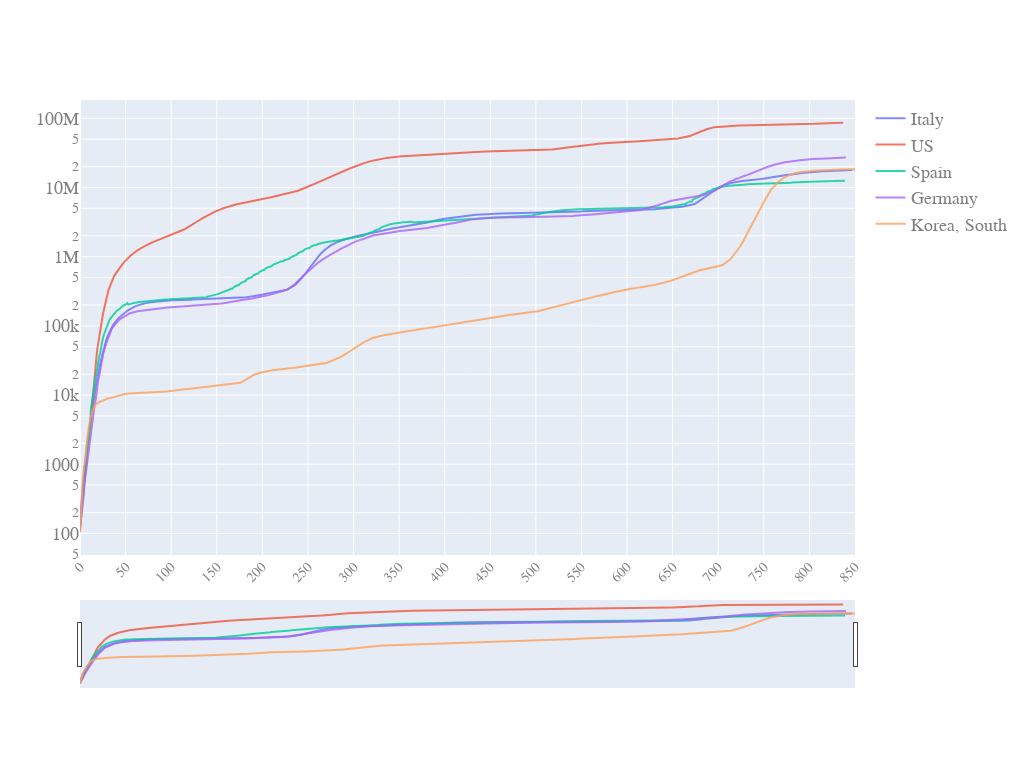

Notebook code for this chart:
### Code cell
quick_plot(pd_sync_timelines.date,
           pd_sync_timelines.iloc[:,:-1],
           y_scale='log',
           slider=True)

### Figure 1 — Plotly figure (JSON) as saved in the notebook; plotly's stock layout.template omitted (floating-point values rounded to 4 significant figures; data arrays with more than 128 entries replaced by an {"elided": "..."} marker saying what was removed)
{"data": [{"name": "Italy", "opacity": 0.8, "type": "scatter", "x": {"elided": "851 int values"}, "y": {"elided": "851 int values"}}, {"name": "US", "opacity": 0.8, "type": "scatter", "x": {"elided": "851 int values"}, "y": {"elided": "851 int values"}}, {"name": "Spain", "opacity": 0.8, "type": "scatter", "x": {"elided": "851 int values"}, "y": {"elided": "851 int values"}}, {"name": "Germany", "opacity": 0.8, "type": "scatter", "x": {"elided": "851 int values"}, "y": {"elided": "851 int values"}}, {"name": "Korea, South", "opacity": 0.8, "type": "scatter", "x": {"elided": "851 int values"}, "y": {"elided": "851 int values"}}], "layout": {"autosize": true, "font": {"color": "#7f7f7f", "family": "PT Sans, monospace", "size": 18}, "height": 768, "width": 1024, "xaxis": {"nticks": 20, "rangeslider": {"visible": true}, "tickangle": -45, "tickfont": {"color": "#7f7f7f", "size": 14}}, "yaxis": {"type": "log"}}}
